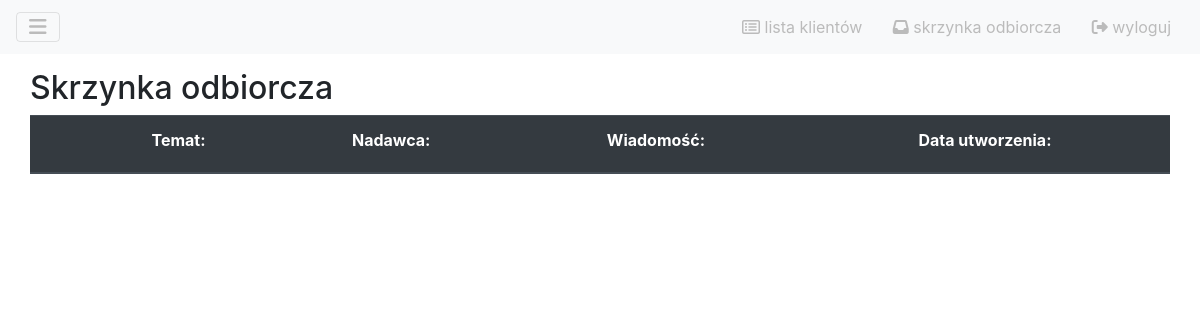
The page /messages/inbox (signed in) on the database as committed earlier.
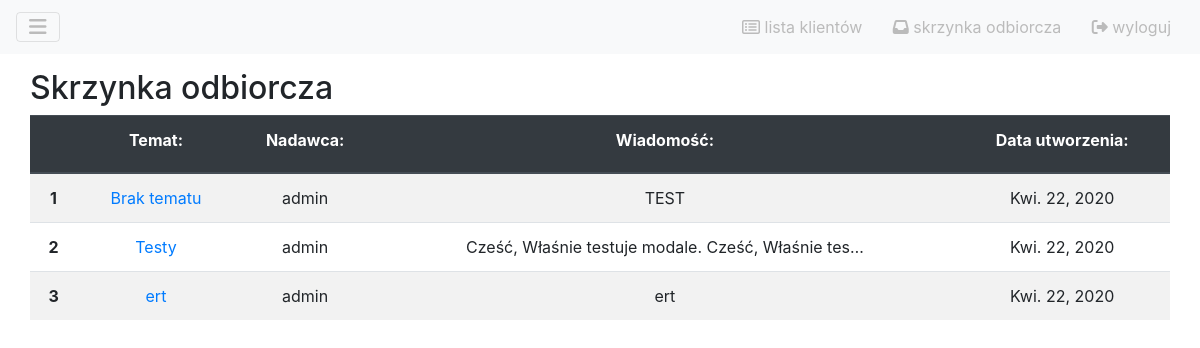
The same page on the database as committed later.
### msg/models.py (models this page shows, shortened)
class Message(models.Model):
	temat = models.CharField(max_length=50, default='Brak tematu')
	nadawca = models.ForeignKey(User, related_name="sender", on_delete=models.SET_DEFAULT, default='nieznany_użytkownik')
	odbiorca = models.ForeignKey(User, related_name="receiver", on_delete=models.SET_DEFAULT, default='nieznany_użytkownik')
	wiadomosc = models.TextField("wiadomość")
	data_utworzenia = models.DateField()

### msg/views.py (the view)
# urls.py: path('inbox', views.Inbox.as_view(), name='inbox'),
class Inbox(generic.View):
	template_name = 'msg/message_list.html'
	form = InboxMsgForm
	def get(self, request):
		inbox_messages = Message.objects.all().filter(odbiorca=self.request.user)
		context = {
			'inbox_messages' : inbox_messages,
			'form' : self.form
		}
		return render(request, self.template_name, context)

### msg/templates/msg/message_list.html (shortened to what this page needs)
{% extends 'board/base.html' %}
{% block content %}
<h2>Skrzynka odbiorcza</h2>
<div class="table-responsive">
    <table class="table table-striped borderless text-center">
        <thead class="thead-dark">
            <tr>
                <th scope="col"></th>
                {% for field in form %}
                <th scope="col">{{ field.label_tag }} </th>
                {% endfor %}
            </tr>
        </thead>
            <tbody>
            {% for msg in inbox_messages %}
                <tr>
                <th scope="row">{{ forloop.counter }}</th>
                    <td><a href="#" data-toggle="modal" data-target="#modal{{ msg.id }}">{{ msg.temat }}</a></td>
                    <td>{{ msg.nadawca }}</td>
                    <td>
                        {% if msg.wiadomosc|length > 50 %}
                            {{msg.wiadomosc|truncatechars:50}}
                        {% else %}
                            {{msg.wiadomosc}}
                        {% endif %}
                    </td>
                    <td>{{ msg.data_utworzenia }}</td>
                </tr>
            {% endfor %}
            </tbody>
        </table>
</div>
{% endblock %}

Rows that differ between the two databases and show on the page:
added Message: temat "Brak tematu", nadawca "admin", wiadomosc "TEST", data_utworzenia "Kwi. 22, 2020"
added Message: temat "Testy", nadawca "admin", wiadomosc "Cześć, Właśnie testuje modale. Cześć, Właśnie tes…", data_utworzenia "Kwi. 22, 2020"
added Message: temat "ert", nadawca "admin", wiadomosc "ert", data_utworzenia "Kwi. 22, 2020"
